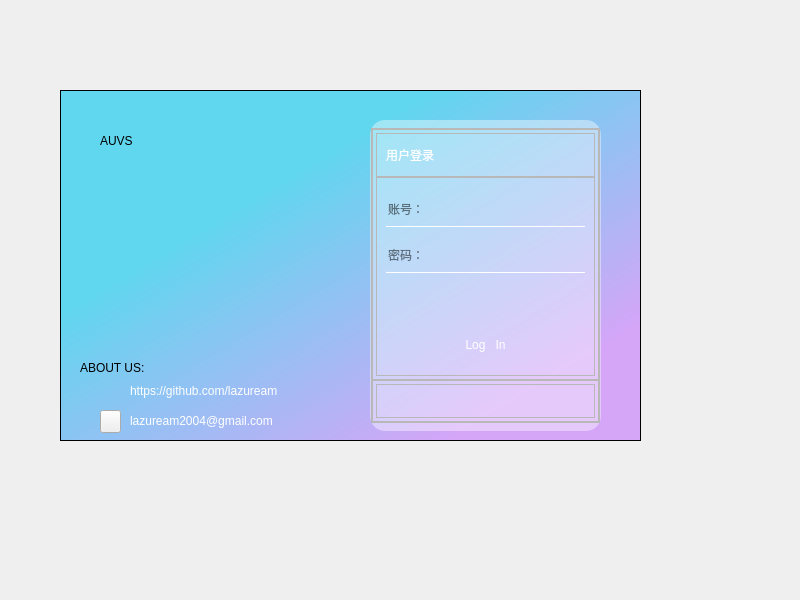
<?xml version="1.0" encoding="UTF-8"?>
<ui version="4.0">
 <class>LogInWindow</class>
 <widget class="QMainWindow" name="LogInWindow">
  <property name="geometry">
   <rect>
    <x>0</x>
    <y>0</y>
    <width>800</width>
    <height>600</height>
   </rect>
  </property>
  <property name="windowTitle">
   <string>MainWindow</string>
  </property>
  <widget class="QWidget" name="centralwidget">
   <widget class="QFrame" name="frame">
    <property name="geometry">
     <rect>
      <x>60</x>
      <y>90</y>
      <width>581</width>
      <height>351</height>
     </rect>
    </property>
    <property name="styleSheet">
     <string notr="true">#frame
{
background-color: qlineargradient(spread:pad, x1:0, y1:0, x2:1, y2:1, stop:0.322034 rgba(97, 214, 239, 255), stop:0.836158 rgba(213, 165, 248, 255));
}</string>
    </property>
    <property name="frameShape">
     <enum>QFrame::StyledPanel</enum>
    </property>
    <property name="frameShadow">
     <enum>QFrame::Raised</enum>
    </property>
    <widget class="QLabel" name="label">
     <property name="geometry">
      <rect>
       <x>40</x>
       <y>30</y>
       <width>151</width>
       <height>41</height>
      </rect>
     </property>
     <property name="styleSheet">
      <string notr="true">font: 75 30pt &quot;Magneto&quot;;</string>
     </property>
     <property name="text">
      <string>AUVS</string>
     </property>
    </widget>
    <widget class="QLabel" name="label_2">
     <property name="geometry">
      <rect>
       <x>20</x>
       <y>270</y>
       <width>71</width>
       <height>16</height>
      </rect>
     </property>
     <property name="styleSheet">
      <string notr="true">font: 87 8pt &quot;Arial Black&quot;;</string>
     </property>
     <property name="text">
      <string>ABOUT US:</string>
     </property>
    </widget>
    <widget class="QPushButton" name="pushButton_Exit">
     <property name="geometry">
      <rect>
       <x>551</x>
       <y>10</y>
       <width>20</width>
       <height>20</height>
      </rect>
     </property>
     <property name="styleSheet">
      <string notr="true">QPushButton{
	border:none;
}
QPushButton:pressed{
	padding-top:2px;
}
#exitButton:hover{
	padding-bottom:1px;
}
</string>
     </property>
     <property name="text">
      <string/>
     </property>
     <property name="icon">
      <iconset resource="res.qrc">
       <normaloff>:/icons/u=1232580825,2848435856&amp;fm=253&amp;app=138&amp;size=w931&amp;n=0&amp;f=JPEG&amp;fmt=auto.webp</normaloff>:/icons/u=1232580825,2848435856&amp;fm=253&amp;app=138&amp;size=w931&amp;n=0&amp;f=JPEG&amp;fmt=auto.webp</iconset>
     </property>
    </widget>
    <widget class="QPushButton" name="pushButton_3">
     <property name="geometry">
      <rect>
       <x>40</x>
       <y>290</y>
       <width>21</width>
       <height>21</height>
      </rect>
     </property>
     <property name="styleSheet">
      <string notr="true">QPushButton{
	border:none;
}
QPushButton:pressed{
	padding-top:2px;
}</string>
     </property>
     <property name="text">
      <string/>
     </property>
     <property name="icon">
      <iconset resource="res.qrc">
       <normaloff>:/icons/u=157358869,2307745509&amp;fm=217&amp;app=126&amp;size=f242,150&amp;n=0&amp;f=PNG.png</normaloff>:/icons/u=157358869,2307745509&amp;fm=217&amp;app=126&amp;size=f242,150&amp;n=0&amp;f=PNG.png</iconset>
     </property>
    </widget>
    <widget class="QLabel" name="label_4">
     <property name="geometry">
      <rect>
       <x>70</x>
       <y>290</y>
       <width>181</width>
       <height>21</height>
      </rect>
     </property>
     <property name="sizePolicy">
      <sizepolicy hsizetype="Preferred" vsizetype="Preferred">
       <horstretch>0</horstretch>
       <verstretch>3</verstretch>
      </sizepolicy>
     </property>
     <property name="styleSheet">
      <string notr="true">color: rgb(255, 255, 255);
font: 10pt &quot;楷体&quot;;</string>
     </property>
     <property name="text">
      <string>https://github.com/lazuream</string>
     </property>
    </widget>
    <widget class="QPushButton" name="pushButton_4">
     <property name="geometry">
      <rect>
       <x>40</x>
       <y>320</y>
       <width>21</width>
       <height>23</height>
      </rect>
     </property>
     <property name="text">
      <string/>
     </property>
     <property name="icon">
      <iconset resource="res.qrc">
       <normaloff>:/icons/u=4241178048,2094998368&amp;fm=253&amp;fmt=auto&amp;app=138&amp;f=JPEG.webp</normaloff>:/icons/u=4241178048,2094998368&amp;fm=253&amp;fmt=auto&amp;app=138&amp;f=JPEG.webp</iconset>
     </property>
    </widget>
    <widget class="QLabel" name="label_5">
     <property name="geometry">
      <rect>
       <x>70</x>
       <y>320</y>
       <width>151</width>
       <height>21</height>
      </rect>
     </property>
     <property name="sizePolicy">
      <sizepolicy hsizetype="Preferred" vsizetype="Preferred">
       <horstretch>0</horstretch>
       <verstretch>3</verstretch>
      </sizepolicy>
     </property>
     <property name="styleSheet">
      <string notr="true">color: rgb(255, 255, 255);
font: 10pt &quot;楷体&quot;;</string>
     </property>
     <property name="text">
      <string>lazuream2004@gmail.com</string>
     </property>
    </widget>
    <widget class="QLabel" name="label_6">
     <property name="geometry">
      <rect>
       <x>0</x>
       <y>120</y>
       <width>301</width>
       <height>61</height>
      </rect>
     </property>
     <property name="sizePolicy">
      <sizepolicy hsizetype="Preferred" vsizetype="Preferred">
       <horstretch>0</horstretch>
       <verstretch>3</verstretch>
      </sizepolicy>
     </property>
     <property name="styleSheet">
      <string notr="true">color: rgb(255, 255, 255);
font: 16pt &quot;楷体&quot;;</string>
     </property>
     <property name="text">
      <string/>
     </property>
    </widget>
    <widget class="QFrame" name="mainLogIn">
     <property name="geometry">
      <rect>
       <x>310</x>
       <y>30</y>
       <width>231</width>
       <height>311</height>
      </rect>
     </property>
     <property name="minimumSize">
      <size>
       <width>221</width>
       <height>297</height>
      </size>
     </property>
     <property name="styleSheet">
      <string notr="true">#mainLogIn{
background-color: rgb(255, 255, 255,0.4);
border-radius:15px;
}</string>
     </property>
     <property name="frameShape">
      <enum>QFrame::StyledPanel</enum>
     </property>
     <property name="frameShadow">
      <enum>QFrame::Raised</enum>
     </property>
     <layout class="QVBoxLayout" name="verticalLayout">
      <property name="spacing">
       <number>0</number>
      </property>
      <property name="leftMargin">
       <number>1</number>
      </property>
      <property name="topMargin">
       <number>8</number>
      </property>
      <property name="rightMargin">
       <number>1</number>
      </property>
      <property name="bottomMargin">
       <number>8</number>
      </property>
      <item>
       <widget class="QFrame" name="frame_2">
        <property name="frameShape">
         <enum>QFrame::StyledPanel</enum>
        </property>
        <property name="frameShadow">
         <enum>QFrame::Raised</enum>
        </property>
        <layout class="QVBoxLayout" name="verticalLayout_2">
         <property name="spacing">
          <number>0</number>
         </property>
         <property name="leftMargin">
          <number>0</number>
         </property>
         <property name="topMargin">
          <number>0</number>
         </property>
         <property name="rightMargin">
          <number>0</number>
         </property>
         <property name="bottomMargin">
          <number>0</number>
         </property>
         <item>
          <widget class="QFrame" name="frame_3">
           <property name="sizePolicy">
            <sizepolicy hsizetype="Preferred" vsizetype="Expanding">
             <horstretch>0</horstretch>
             <verstretch>9</verstretch>
            </sizepolicy>
           </property>
           <property name="frameShape">
            <enum>QFrame::StyledPanel</enum>
           </property>
           <property name="frameShadow">
            <enum>QFrame::Raised</enum>
           </property>
           <layout class="QVBoxLayout" name="verticalLayout_4">
            <property name="spacing">
             <number>0</number>
            </property>
            <property name="leftMargin">
             <number>3</number>
            </property>
            <property name="topMargin">
             <number>3</number>
            </property>
            <property name="rightMargin">
             <number>3</number>
            </property>
            <property name="bottomMargin">
             <number>3</number>
            </property>
            <item>
             <widget class="QFrame" name="frame_7">
              <property name="sizePolicy">
               <sizepolicy hsizetype="Preferred" vsizetype="Preferred">
                <horstretch>0</horstretch>
                <verstretch>2</verstretch>
               </sizepolicy>
              </property>
              <property name="frameShape">
               <enum>QFrame::StyledPanel</enum>
              </property>
              <property name="frameShadow">
               <enum>QFrame::Raised</enum>
              </property>
              <layout class="QVBoxLayout" name="verticalLayout_7">
               <item>
                <widget class="QLabel" name="label_UserState">
                 <property name="sizePolicy">
                  <sizepolicy hsizetype="Preferred" vsizetype="Preferred">
                   <horstretch>0</horstretch>
                   <verstretch>3</verstretch>
                  </sizepolicy>
                 </property>
                 <property name="styleSheet">
                  <string notr="true">color: rgb(255, 255, 255);
font: 16pt &quot;楷体&quot;;</string>
                 </property>
                 <property name="text">
                  <string>用户登录</string>
                 </property>
                </widget>
               </item>
              </layout>
             </widget>
            </item>
            <item>
             <widget class="QFrame" name="frame_5">
              <property name="sizePolicy">
               <sizepolicy hsizetype="Preferred" vsizetype="Preferred">
                <horstretch>0</horstretch>
                <verstretch>9</verstretch>
               </sizepolicy>
              </property>
              <property name="frameShape">
               <enum>QFrame::StyledPanel</enum>
              </property>
              <property name="frameShadow">
               <enum>QFrame::Raised</enum>
              </property>
              <layout class="QVBoxLayout" name="verticalLayout_5">
               <property name="spacing">
                <number>0</number>
               </property>
               <property name="leftMargin">
                <number>0</number>
               </property>
               <property name="topMargin">
                <number>0</number>
               </property>
               <property name="rightMargin">
                <number>0</number>
               </property>
               <property name="bottomMargin">
                <number>0</number>
               </property>
               <item>
                <widget class="QStackedWidget" name="stackedWidget_2">
                 <property name="styleSheet">
                  <string notr="true">QLineEdit{
	background-color: rgba(255, 255, 255, 0);
	border: none;
	border-bottom: 1px solid white;
}
QPushButton{
	background-color: rgb(0，0，0);
	color: rgb(255, 255, 255);
	border-radius:7px;
}
QpushButton:pressed{
	paddling-top 2px;
}
#lineEdit_Empty{
	background-color: rgba(255, 255, 255, 0);
	border: none;
}
#lineEdit_Empty_2{
	background-color: rgba(255, 255, 255, 0);
	border: none;
}</string>
                 </property>
                 <property name="currentIndex">
                  <number>0</number>
                 </property>
                 <widget class="QWidget" name="page_3">
                  <layout class="QVBoxLayout" name="verticalLayout_6">
                   <item>
                    <widget class="QLineEdit" name="lineEdit_L_UserName">
                     <property name="sizePolicy">
                      <sizepolicy hsizetype="Expanding" vsizetype="Fixed">
                       <horstretch>0</horstretch>
                       <verstretch>0</verstretch>
                      </sizepolicy>
                     </property>
                     <property name="minimumSize">
                      <size>
                       <width>0</width>
                       <height>35</height>
                      </size>
                     </property>
                     <property name="placeholderText">
                      <string>账号：</string>
                     </property>
                    </widget>
                   </item>
                   <item>
                    <widget class="QLineEdit" name="lineEdit_L_PassWord">
                     <property name="sizePolicy">
                      <sizepolicy hsizetype="Expanding" vsizetype="Fixed">
                       <horstretch>0</horstretch>
                       <verstretch>0</verstretch>
                      </sizepolicy>
                     </property>
                     <property name="minimumSize">
                      <size>
                       <width>0</width>
                       <height>35</height>
                      </size>
                     </property>
                     <property name="text">
                      <string/>
                     </property>
                     <property name="placeholderText">
                      <string>密码：</string>
                     </property>
                    </widget>
                   </item>
                   <item>
                    <widget class="QLineEdit" name="lineEdit_Empty">
                     <property name="minimumSize">
                      <size>
                       <width>0</width>
                       <height>35</height>
                      </size>
                     </property>
                     <property name="text">
                      <string/>
                     </property>
                     <property name="placeholderText">
                      <string/>
                     </property>
                    </widget>
                   </item>
                   <item>
                    <widget class="QPushButton" name="pushButton_L_Sure">
                     <property name="sizePolicy">
                      <sizepolicy hsizetype="Minimum" vsizetype="Fixed">
                       <horstretch>0</horstretch>
                       <verstretch>0</verstretch>
                      </sizepolicy>
                     </property>
                     <property name="minimumSize">
                      <size>
                       <width>0</width>
                       <height>30</height>
                      </size>
                     </property>
                     <property name="styleSheet">
                      <string notr="true">QPushButton{
	font: 14pt &quot;Eras Bold ITC&quot;;
	background-colour:rgb(255, 255, 255);
	colour:rgb(0, 0, 0);
	border-radius:7px;
}
QpushButton:pressed{
	paddling-top 2px;
}</string>
                     </property>
                     <property name="text">
                      <string>Log   In</string>
                     </property>
                    </widget>
                   </item>
                  </layout>
                 </widget>
                 <widget class="QWidget" name="page_4">
                  <layout class="QVBoxLayout" name="verticalLayout_8">
                   <item>
                    <widget class="QLineEdit" name="lineEdit_S_UserName">
                     <property name="minimumSize">
                      <size>
                       <width>0</width>
                       <height>35</height>
                      </size>
                     </property>
                     <property name="text">
                      <string/>
                     </property>
                     <property name="placeholderText">
                      <string>账号：</string>
                     </property>
                    </widget>
                   </item>
                   <item>
                    <widget class="QLineEdit" name="lineEdit_R_PassWord">
                     <property name="minimumSize">
                      <size>
                       <width>0</width>
                       <height>35</height>
                      </size>
                     </property>
                     <property name="text">
                      <string/>
                     </property>
                     <property name="placeholderText">
                      <string>密码：</string>
                     </property>
                    </widget>
                   </item>
                   <item>
                    <widget class="QLineEdit" name="lineEdit_R_CheckPassWord">
                     <property name="minimumSize">
                      <size>
                       <width>0</width>
                       <height>35</height>
                      </size>
                     </property>
                     <property name="placeholderText">
                      <string>确认密码：</string>
                     </property>
                    </widget>
                   </item>
                   <item>
                    <widget class="QPushButton" name="pushButton_R_Sure">
                     <property name="minimumSize">
                      <size>
                       <width>0</width>
                       <height>30</height>
                      </size>
                     </property>
                     <property name="styleSheet">
                      <string notr="true">QPushButton{
	font: 14pt &quot;Eras Bold ITC&quot;;
	background-colour:rgb(0, 0, 0);
	colour:rgb(25,255,255);
	border-radius:7px;
}
QpushButton:pressed{
	paddling-top 2px;
}</string>
                     </property>
                     <property name="text">
                      <string>Register</string>
                     </property>
                    </widget>
                   </item>
                  </layout>
                 </widget>
                </widget>
               </item>
              </layout>
             </widget>
            </item>
           </layout>
          </widget>
         </item>
         <item>
          <widget class="QFrame" name="frame_4">
           <property name="sizePolicy">
            <sizepolicy hsizetype="Preferred" vsizetype="Expanding">
             <horstretch>0</horstretch>
             <verstretch>1</verstretch>
            </sizepolicy>
           </property>
           <property name="frameShape">
            <enum>QFrame::StyledPanel</enum>
           </property>
           <property name="frameShadow">
            <enum>QFrame::Raised</enum>
           </property>
           <layout class="QVBoxLayout" name="verticalLayout_3" stretch="0">
            <property name="spacing">
             <number>3</number>
            </property>
            <property name="leftMargin">
             <number>3</number>
            </property>
            <property name="topMargin">
             <number>3</number>
            </property>
            <property name="rightMargin">
             <number>3</number>
            </property>
            <property name="bottomMargin">
             <number>3</number>
            </property>
            <item>
             <widget class="QFrame" name="frame_6">
              <property name="sizePolicy">
               <sizepolicy hsizetype="Preferred" vsizetype="Preferred">
                <horstretch>0</horstretch>
                <verstretch>1</verstretch>
               </sizepolicy>
              </property>
              <property name="frameShape">
               <enum>QFrame::StyledPanel</enum>
              </property>
              <property name="frameShadow">
               <enum>QFrame::Raised</enum>
              </property>
              <layout class="QHBoxLayout" name="horizontalLayout">
               <item>
                <widget class="QPushButton" name="pushButton_LogIn">
                 <property name="styleSheet">
                  <string notr="true">QPushButton{
	border:none;
}
QPushButton:pressed{
	padding-top:2px;
}</string>
                 </property>
                 <property name="text">
                  <string/>
                 </property>
                 <property name="icon">
                  <iconset resource="res.qrc">
                   <normaloff>:/icons/u=157358869,2307745509&amp;fm=217&amp;app=126&amp;size=f242,150&amp;n=0&amp;f=PNG.png</normaloff>:/icons/u=157358869,2307745509&amp;fm=217&amp;app=126&amp;size=f242,150&amp;n=0&amp;f=PNG.png</iconset>
                 </property>
                </widget>
               </item>
               <item>
                <widget class="QPushButton" name="pushButton_Register">
                 <property name="styleSheet">
                  <string notr="true">QPushButton{
	border:none;
}
QPushButton:pressed{
	padding-top:2px;
}</string>
                 </property>
                 <property name="text">
                  <string/>
                 </property>
                 <property name="icon">
                  <iconset resource="res.qrc">
                   <normaloff>:/icons/u=157358869,2307745509&amp;fm=217&amp;app=126&amp;size=f242,150&amp;n=0&amp;f=PNG.png</normaloff>:/icons/u=157358869,2307745509&amp;fm=217&amp;app=126&amp;size=f242,150&amp;n=0&amp;f=PNG.png</iconset>
                 </property>
                </widget>
               </item>
              </layout>
             </widget>
            </item>
           </layout>
          </widget>
         </item>
         <item>
          <widget class="QStackedWidget" name="stackedWidget">
           <property name="sizePolicy">
            <sizepolicy hsizetype="Preferred" vsizetype="Preferred">
             <horstretch>0</horstretch>
             <verstretch>0</verstretch>
            </sizepolicy>
           </property>
           <widget class="QWidget" name="page"/>
           <widget class="QWidget" name="page_2"/>
          </widget>
         </item>
        </layout>
       </widget>
      </item>
     </layout>
    </widget>
   </widget>
  </widget>
 </widget>
 <resources>
  <include location="res.qrc"/>
 </resources>
 <connections/>
</ui>
